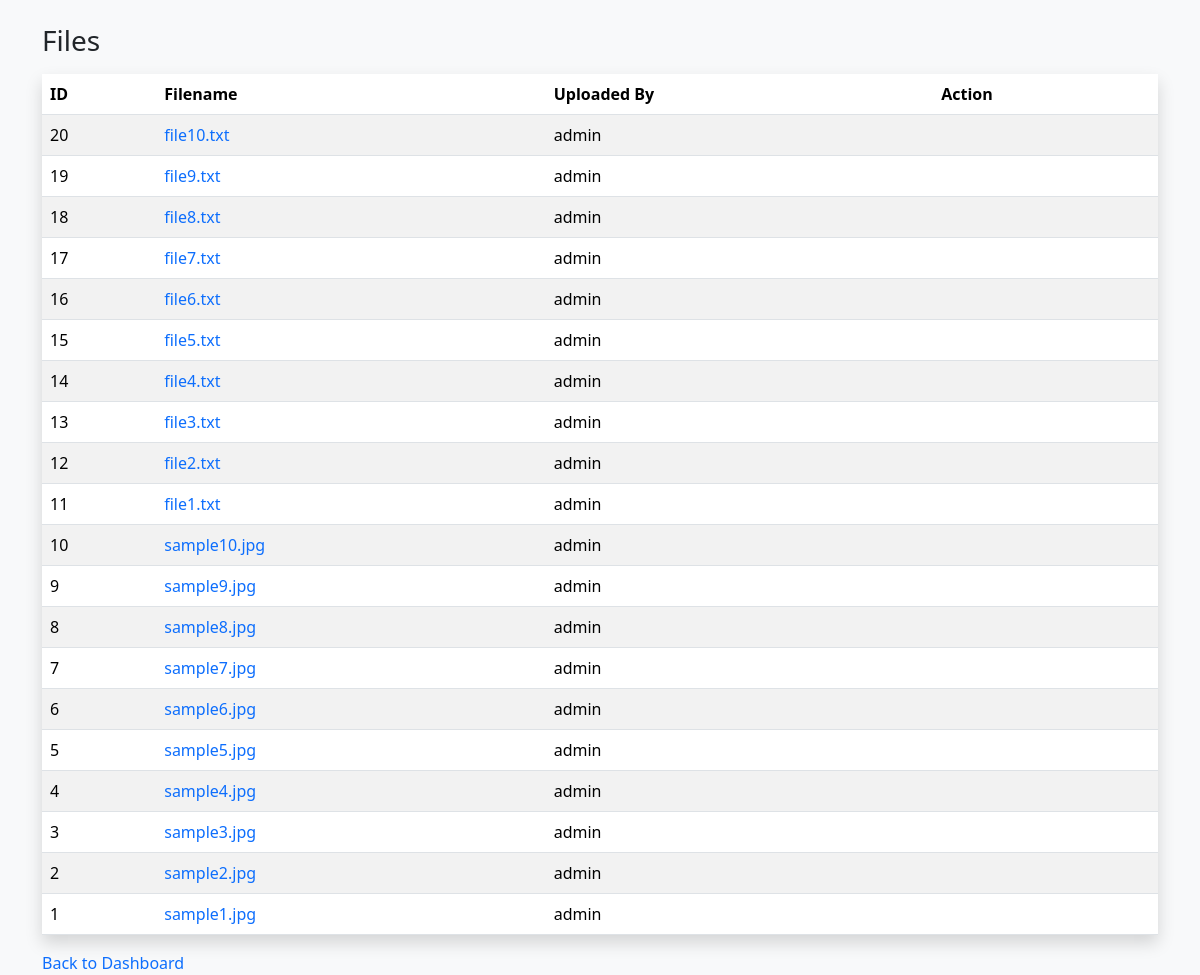
The app's page /view_file.php?page=view_file (signed in) with its own data.
### tables this page shows
CREATE TABLE `files` (
  `id` int(11) NOT NULL,
  `user_id` int(11) NOT NULL,
  `filename` varchar(255) NOT NULL,
  `filepath` varchar(255) NOT NULL,
  `content` text NOT NULL,
  `uploaded_at` datetime NOT NULL
);

CREATE TABLE `users` (
  `id` int(11) NOT NULL,
  `username` varchar(50) NOT NULL,
  `password` varchar(255) NOT NULL,
  `role` enum('user','admin') NOT NULL,
  `is_logged_in` tinyint(4) NOT NULL
);

### view_file.php (the view, shortened to what this page needs)
<?php
include 'header.php';
$files = mysqli_query($conn,"SELECT f.*, u.username FROM files f JOIN users u ON f.user_id=u.id ORDER BY f.id DESC");
?>
<!DOCTYPE html>
<html lang="en">
<head>
<link href="https://cdn.jsdelivr.net/npm/bootstrap@5.3.3/dist/css/bootstrap.min.css" rel="stylesheet">
</head>
<body>
<div class="container mt-4">
<h3 class="mb-3">Files</h3>
<table class="table table-striped table-hover bg-white shadow">
<thead>
<tr>
<th>ID</th>
<th>Filename</th>
<th>Uploaded By</th>
<th>Action</th>
</tr>
</thead>
<tbody>
<?php while($file = mysqli_fetch_assoc($files)): ?>
<tr>
<td><?php echo $file['id']; ?></td>
<td><a href="uploads/<?php echo $file['filename']; ?>" target="_blank"><?php echo $file['filename']; ?></a></td>
<td><?php echo $file['username']; ?></td>
<td>
</td>
</tr>
<?php endwhile; ?>
</tbody>
</table>
<a href="index.php" class="d-block mt-3">Back to Dashboard</a>
</div>
</body>
</html>

### view_file.php (style rules this page uses)
body { background:#f8f9fa;color:#212529; }
a { text-decoration:none;color:#0d6efd; }

### records on screen
files: id "20", filename "file10.txt", user.username "admin"
files: id "19", filename "file9.txt", user.username "admin"
files: id "18", filename "file8.txt", user.username "admin"
files: id "17", filename "file7.txt", user.username "admin"
files: id "16", filename "file6.txt", user.username "admin"
files: id "15", filename "file5.txt", user.username "admin"
files: id "14", filename "file4.txt", user.username "admin"
files: id "13", filename "file3.txt", user.username "admin"
files: id "12", filename "file2.txt", user.username "admin"
files: id "11", filename "file1.txt", user.username "admin"
files: id "10", filename "sample10.jpg", user.username "admin"
files: id "9", filename "sample9.jpg", user.username "admin"
files: id "8", filename "sample8.jpg", user.username "admin"
files: id "7", filename "sample7.jpg", user.username "admin"
files: id "6", filename "sample6.jpg", user.username "admin"
files: id "5", filename "sample5.jpg", user.username "admin"
files: id "4", filename "sample4.jpg", user.username "admin"
files: id "3", filename "sample3.jpg", user.username "admin"
files: id "2", filename "sample2.jpg", user.username "admin"
files: id "1", filename "sample1.jpg", user.username "admin"
